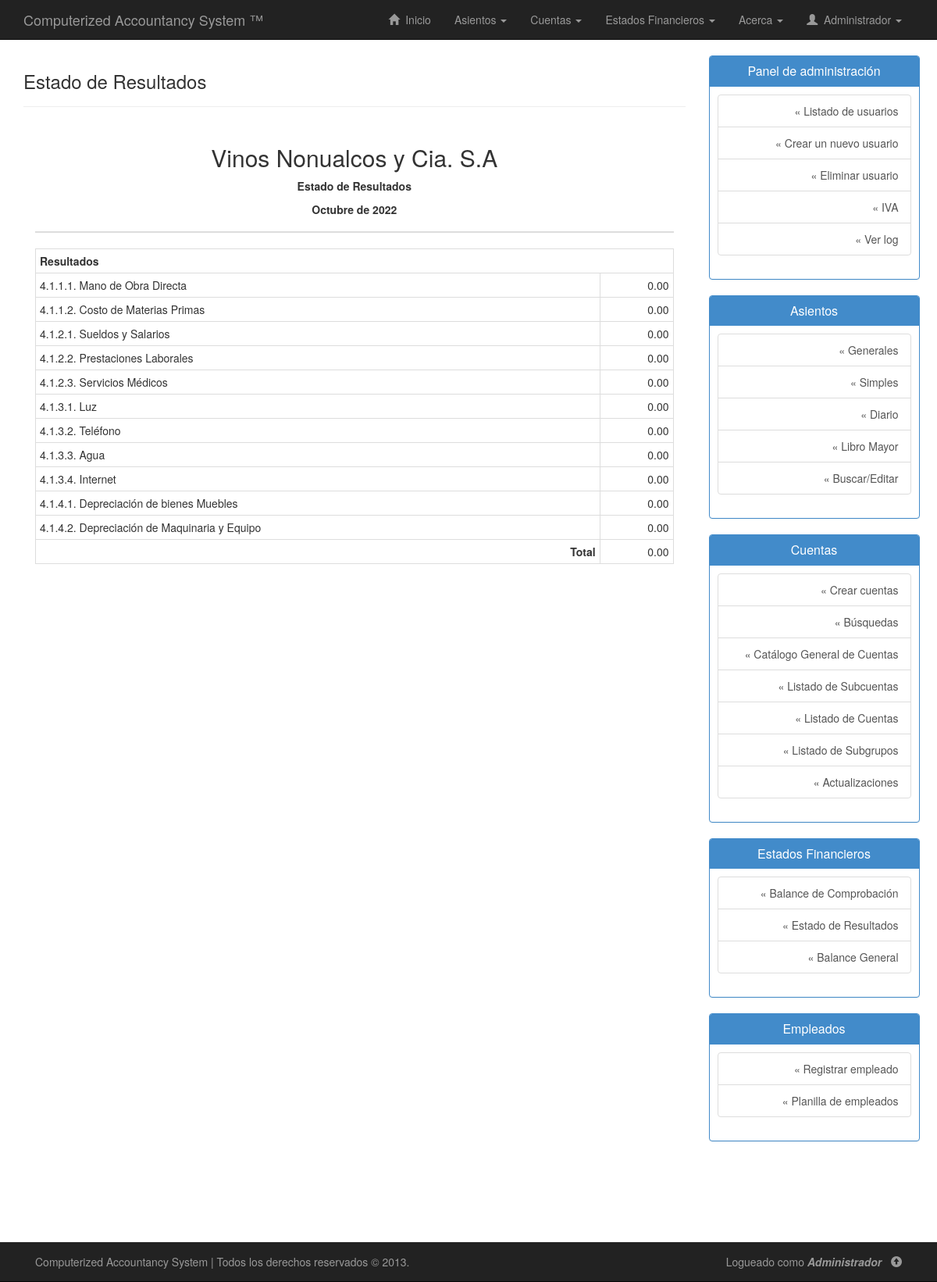
/casv2-master/php/estado-resultados.php (signed in), run on the app's committed database.
### tables this page shows
CREATE TABLE IF NOT EXISTS `cuentas` (
  `codigo_cuenta` varchar(20) NOT NULL,
  `subgrupo` varchar(20) DEFAULT NULL,
  `nombre_cuenta` varchar(50) NOT NULL,
  `tiene_subcuenta` enum('Si','No') NOT NULL,
  `descripcion_cuenta` varchar(255) DEFAULT NULL,
  `saldo_debe` double NOT NULL,
  `saldo_haber` double NOT NULL,
  PRIMARY KEY (`codigo_cuenta`),
  KEY `subgrupo` (`subgrupo`)
);

### casv2-master/php/estado-resultados.php (the view, shortened to what this page needs)
<!DOCTYPE html>
<html lang="es">
<head>
	<link rel="stylesheet" type="text/css" href="../css/bootstrap.min.css"/>
	<link rel="stylesheet" type="text/css" href="../css/estilos.css"/>
</head>
<body>
	<?php include("nav.php"); ?>
	<div class="container" id="contenido">
		<div class="row row-offcanvas row-offcanvas-right">
			<div class="col-xs-12 col-sm-9">
				<div class="page-header">
					<h3>Estado de Resultados</h3>
				</div>
				<div class="container">
					<div class="row">
						<div class="col-lg-12">
							<table class="table ">
								<thead>
									<tr>
										<th colspan="4">
											<h2 class="text-center">Vinos Nonualcos y Cia. S.A</h2>
											<p align="center">
												<strong>Estado de Resultados</strong>
											</p>
											<p align="center">
											</p>
										</th>
									</tr>
								</thead>
							</table>
						</div>
						<div class="container">
							<div class="row">
								<div class="col-lg-12">
									<div>
										<div class="row">
											<div class="col-lg-12">
												<table class="table table-condensed table-bordered table-hover ">
													<tr>
														<th colspan="2">Resultados</th>
													</tr>
													<?php
													include_once("conexion.php");
													$sql = "SELECT * FROM cuentas WHERE codigo_cuenta LIKE '4%'";
													$ejecutar = $conexion->query($sql);
													while($acts = $ejecutar->fetch_assoc()){
														echo "<tr colspan='2'>";
														echo "<td >".$acts["codigo_cuenta"].". ".utf8_encode($acts["nombre_cuenta"])."</td>";
														echo "<td class='text-right'>".number_format($acts["saldo_debe"]-$acts["saldo_haber"],2)."</td>";
														echo "</tr>";
													}
													$consulta = "SELECT SUM((saldo_debe-saldo_haber)) total FROM cuentas WHERE codigo_cuenta LIKE '4%'";
													$ejecutar_consulta = $conexion->query($consulta);
													if($ejecutar_consulta->num_rows > 0){
														while ($regs = $ejecutar_consulta->fetch_assoc()) {
															echo "<tr>";
															echo "<td class='text-right'><strong>Total</strong></td>";
															echo "<td align='right'>".number_format($regs["total"],2)."</td>";
															echo "</tr>";
														}
													}
													?>
												</table>
											</div>
										</div>
									</div>
								</div>
							</div>
						</div>
					</div>
				</div>
			</div>
			<?php include("sidebar.php"); ?>
		</div>
	</div>
	<?php include("footer.php"); ?>
</body>
</html>

### casv2-master/css/estilos.css (style rules this page uses)
body { background: #fff; margin-bottom: 80px; }
.page-header { margin-top: 0; }
#contenido { padding-bottom: 80px; }
table { background: #FFF; }

### data on the page
cuentas: codigo_cuenta "4.1.1.1", nombre_cuenta "Mano de Obra Directa", $acts["saldo_debe"]-$acts["saldo_haber"] "0.00"
cuentas: codigo_cuenta "4.1.1.2", nombre_cuenta "Costo de Materias Primas", $acts["saldo_debe"]-$acts["saldo_haber"] "0.00"
cuentas: codigo_cuenta "4.1.2.1", nombre_cuenta "Sueldos y Salarios", $acts["saldo_debe"]-$acts["saldo_haber"] "0.00"
cuentas: codigo_cuenta "4.1.2.2", nombre_cuenta "Prestaciones Laborales", $acts["saldo_debe"]-$acts["saldo_haber"] "0.00"
cuentas: codigo_cuenta "4.1.2.3", nombre_cuenta "Servicios Médicos", $acts["saldo_debe"]-$acts["saldo_haber"] "0.00"
cuentas: codigo_cuenta "4.1.3.1", nombre_cuenta "Luz", $acts["saldo_debe"]-$acts["saldo_haber"] "0.00"
cuentas: codigo_cuenta "4.1.3.2", nombre_cuenta "Teléfono", $acts["saldo_debe"]-$acts["saldo_haber"] "0.00"
cuentas: codigo_cuenta "4.1.3.3", nombre_cuenta "Agua", $acts["saldo_debe"]-$acts["saldo_haber"] "0.00"
cuentas: codigo_cuenta "4.1.3.4", nombre_cuenta "Internet", $acts["saldo_debe"]-$acts["saldo_haber"] "0.00"
cuentas: codigo_cuenta "4.1.4.1", nombre_cuenta "Depreciación de bienes Muebles", $acts["saldo_debe"]-$acts["saldo_haber"] "0.00"
cuentas: codigo_cuenta "4.1.4.2", nombre_cuenta "Depreciación de Maquinaria y Equipo", $acts["saldo_debe"]-$acts["saldo_haber"] "0.00"

### other printed values
$_SESSION['usuario'] "Administrador"
$regs["total"] "0.00"
$_SESSION["usuario"] "Administrador"
